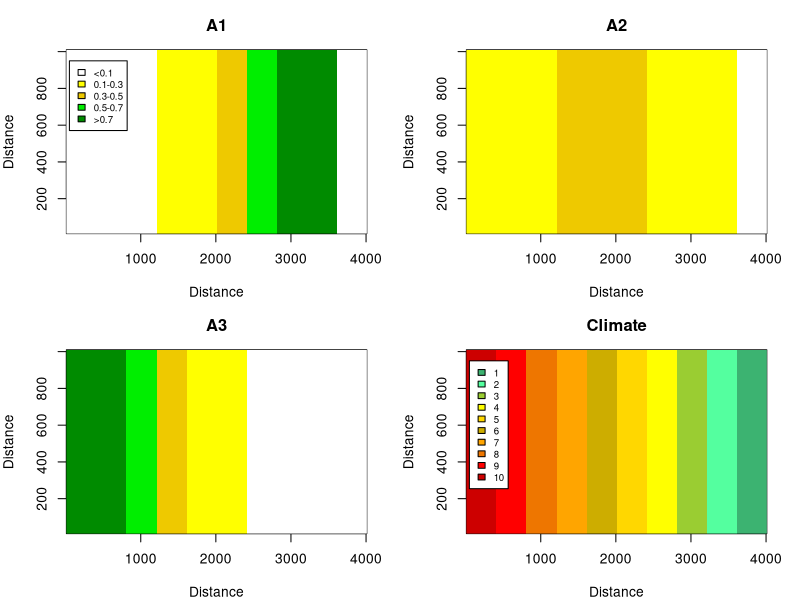

Write the R code that produced this figure. (Note: this script raises an error after producing the figure.)
#50 x 200 20mx20m plot landscape w/10 climates.  
# Columns 1-20 climate 10, col 21-40 climate 9, col 41-60 climate 8; col 61-80 climate 7; col 81-100 climate 6; col 101-120 climate 5; col 121-140 climate 4; col 141-160 climate 3; col 161-180 climate 2; and col 181-200 climate 1.

#For genotype-specific simulation, varying proportions of each genotype by climate band.

#Output: Map of initial allele distribution, text file of population numbers, dispersal kernel graphs, dispersal matrices saved in R file 

##############Setup plot
Plot.width <- 50
Plot.length <- 200
C.width <- Plot.length/10
CellNum <- (Plot.width*Plot.length)

 #Habitat cells
   KK <- 1:CellNum
   #habitat cell quality - climate, given by 1 (cold) to 10 (hot)
kq <- c(rep(10,Plot.width*C.width),rep(9,Plot.width*C.width),rep(8,Plot.width*C.width),rep(7,Plot.width*C.width),rep(6,Plot.width*C.width),rep(5,Plot.width*C.width),rep(4,Plot.width*C.width),rep(3,Plot.width*C.width),rep(2,Plot.width*C.width),rep(1,Plot.width*C.width)) 

   
   #Cell indexing - form into rectangle
   index <- cbind(row=rep(1:Plot.length,each=Plot.width),column=rep(1:Plot.width,Plot.length)) #xy coord
   
 clim.state <- matrix(kq,ncol=Plot.width,nrow=Plot.length,byrow=T)
 
 
########Tree population
 #Size classes - 5 size classes
   JJ <- 1:5

   #Average basal area for each class
   BAJJ <- c(0.0001,0.003,0.07,0.14,0.5)

   #Genotypes 
   II <- 1:6   
   #A1A1; A1A2; A2A2; A3A1; A2A3; A3A3
   
      #Initial population structure
   n.entry <- length(KK)*length(II)*length(JJ) 
   #habitat cells (5000) x genotypes (6) x size classes (5)
   N.i <- rep(0,n.entry)
   dim(N.i) <- c(length(KK),length(JJ),length(II)) #5000 x 5 matrix, set of 6
   
   ##6 genotypes, and where they start out
   for(k in KK){
   #Climate 1...10
   	if(kq[k]==10)  N.i[k,2,] <- c(0,0,0,0,10,30)  #saplings -40
   	if(kq[k]==9)   N.i[k,2,] <- c(0,0,2,2,26,50)  #saplings - 80
   	if(kq[k]==8)   N.i[k,2,] <- c(0,10,15,15,60,100)  #saplings - 200
   	if(kq[k]==7)  N.i[k,2,] <- c(0,20,25,25,100,30)  #saplings - 200
     	if(kq[k]==6)   N.i[k,2,] <- c(10,40,45,45,50,10)  #saplings - 200
      	if(kq[k]==5)   N.i[k,2,] <- c(30,100,25,25,20,0)  #saplings - 200
     	if(kq[k]==4)   N.i[k,2,] <- c(100,60,15,15,10,0)  #saplings - 200
   	if(kq[k]==3)   N.i[k,2,] <- c(50,26,2,2,0,0)  #saplings - 80
   	if(kq[k]==2)   N.i[k,2,] <- c(30,10,0,0,0,0)  #saplings - 40
   }
   
    ##where are the genotypes (saplings)?  
   pop.state <- rep(0,length(KK))
   prop1 <- rep(0,length(KK)) #proportion of A1
   prop2 <- rep(0,length(KK)) #proportion of A2
   prop3 <- rep(0,length(KK)) #proportion of A3
   
   for(k in KK){
   	if(sum(N.i[k,2,II])>0){
   		 prop1[k] <-  (sum(0.5*N.i[k,2,2])+sum(0.5*N.i[k,2,4])+sum(N.i[k,2,1]))/sum(N.i[k,2,II]) 
   		 prop2[k] <-  (sum(0.5*N.i[k,2,5])+sum(0.5*N.i[k,2,2])+sum(N.i[k,2,3]))/sum(N.i[k,2,II]) 
   		 prop3[k] <-  (sum(0.5*N.i[k,2,4])+sum(0.5*N.i[k,2,5])+sum(N.i[k,2,6]))/sum(N.i[k,2,II]) 
   		  	
   	if(prop1[k] >= 0.75 & prop2[k] <= 0.25) pop.state[k] <- 1  #>=75% A1 alleles, <= 25% A2 alleles
   	if(prop1[k] >= 0.55 & prop1[k] <= 0.75 & prop2[k] <= 0.3 & prop3[k] <= 0.15) pop.state[k] <- 2  #>=55% A1 alleles, <= 30% A2 alleles, <= 15% A3 alleles
   	if(prop1[k] >= 0.35 & prop1[k] <= 0.55 & prop2[k] >= 0.35 & prop3[k] <= 0.30) pop.state[k] <- 3  #>=35% A1 alleles, >= 35% A2 alleles, <= 30% A3 alleles
    if(prop1[k] <= 0.3 & prop2[k] >= 0.4 & prop3[k] <= 0.30) pop.state[k] <- 4  #<=30% A1 alleles, >= 40% A2 alleles, <= 30% A3 alleles 	
   	if(prop1[k] <= 0.3 & prop2[k] >= 0.35 & prop3[k] <= 0.55 & prop3[k] >= 0.35) pop.state[k] <- 5
   	  #<= 30% A1 alleles, >= 35% A2 alleles, >=35%  A3 alleles
    if(prop1[k] <= 0.15 & prop2[k] <= 0.3 & prop3[k] <= 0.75 & prop3[k] >= 0.55) pop.state[k] <- 6  #>=55% A3 alleles, <= 30% A2 alleles, <= 15% A1 alleles
   	if(prop2[k] <= 0.25 & prop3[k] >= 0.75) pop.state[k] <- 7  #>= 70% A3 alleles, <= 30% A2 alleles
   	}}
   		 
   mat.pop.state <- matrix(pop.state,ncol=Plot.width,nrow=Plot.length,byrow=T)
   prop1.mat  <- matrix(prop1,ncol=Plot.width,nrow=Plot.length,byrow=T)
   prop2.mat  <- matrix(prop2,ncol=Plot.width,nrow=Plot.length,byrow=T)
   prop3.mat  <- matrix(prop3,ncol=Plot.width,nrow=Plot.length,byrow=T) 
     
 jpeg(filename="Initial_Tree_LA_Lg_alleles.jpg",width=9,height=7, units='in', res=500)
par(mfrow=c(2,2),mar=c(4,4,3,2))  
 image(x=c((1:Plot.length)*20),y=c((1:Plot.width)*20),z=prop1.mat,col=c("white","yellow","gold2","green2","green4"),breaks=c(0,0.1,0.3,0.5,0.7,1),xlab="Distance",ylab="Distance",main="A1") 
 legend(50,950,legend=c("<0.1","0.1-0.3","0.3-0.5","0.5-0.7",">0.7"), fill=c("white","yellow","gold2","green2","green4") ,cex=0.7) 

image(x=c((1:Plot.length)*20),y=c((1:Plot.width)*20),z=prop2.mat,col=c("white","yellow","gold2","green2","green4"),breaks=c(0,0.1,0.3,0.5,0.7,1),xlab="Distance",ylab="Distance",main="A2") 
 
image(x=c((1:Plot.length)*20),y=c((1:Plot.width)*20),z=prop3.mat,col=c("white","yellow","gold2","green2","green4"),breaks=c(0,0.1,0.3,0.5,0.7,1),xlab="Distance",ylab="Distance",main="A3") 

image(x=c((1:Plot.length)*20),y=c((1:Plot.width)*20),z=clim.state ,col=c("mediumseagreen","seagreen1","yellowgreen","yellow","gold1","gold3","orange","darkorange2","red1","red3"),breaks=c(0.5,1.5,2.5,3.5,4.5,5.5,6.5,7.5,8.5,9.5,10.5),xlab="Distance",ylab="Distance",main="Climate") 
legend(50,950,legend=c("1","2","3","4","5","6","7","8","9","10"), fill=c("mediumseagreen","seagreen1","yellowgreen","yellow","gold1","gold3","orange","darkorange2","red1","red3"),cex=0.7)  
dev.off()    


####### Vegetative processes
Ideal <- c(4,5,6,6,7,8)   #Ideal climate for each genotype 

max.fec <- c(0,0,150,1000,5000)  #maximum seed production for each size class
max.pol <- c(0,0,800,10000,100000)  #maximum pollen production for each size class
max.germ <- 0.6				#maximum germination (for now no seed bank)
max.surv <- c(0.6,0.85,0.96,0.98,0.99) #maximum survival for each size class
max.trans <-c(0.15,0.11,0.06,0.02)  #maximum transition prob for each size class

#BA.eff <- c(0.06,0.03,0.015,0.01,0) #basal area effect on survival and transition 0.0001
BA.eff <- c(0.1,0.07,0.02,0.01,0) #basal area effect on survival and transition 0.0001

SFclim.1.6 <-c(0.9,0.5,0.3,0.15,0,0,0,0,0)  #survival/fecundity effect of climate, genotypes 1 & 6; ideal, 1-6 steps
SFclim.2.5 <- c(1,0.7,0.4,0.25,0.1,0,0,0,0) #survival/fecundity effect of climate, genotypes 2-5; ideal, 1-6 steps
#SFclim.1.6 <- c(0.9,0.75,0.55,0.4,0.3,0.2,0.1,0,0) #survival/fecundity effect of climate, genotypes 1 & 6; ideal, 1-6 steps
#SFclim.2.5 <- c(1,0.8,0.6,0.45,0.35,0.2,0.1,0,0) #survival/fecundity effect of climate, genotypes 2-5; ideal, 1-6 steps

TGclim <- c(1,0.7,0.5,0.2,0.1,0,0,0,0) #transition/germination effect of climate; ideal, 1 step-6 steps
#TGclim <- c(1,0.9,0.8,0.6,0.4,0.2,0.1,0,0) #transition/germination effect of climate; ideal, 1 step-6 steps


##########Dispersal
###2D-t seed dispersal
#mean dispersal = 40
u.40 <- (40*2/pi)^2 #648.5
#mean dispersal = 80
u.80 <- (80*2/pi)^2 #2593.8

#pollen mean dispersal = 180
u.p <- (180*2/pi)^2 #13131.2

x1 <- seq(0,2010,by=0.1)
pd.40 <- 1/(pi*u.40*(1+((x1^2)/u.40))^2)
pd.80 <- 1/(pi*u.80*(1+((x1^2)/u.80))^2)
pd.p <- 1/(pi*u.p*(1+((x1^2)/u.p))^2)

#probability of dispersing to each 20 m distance category (up to 2010 m)
div <- seq(101,20101,by=200)
Sd.prob.40 <- rep(0,100)
Sd.prob.80 <- rep(0,100)
P.prob <- rep(0,100)
for(i in 1:100) {
  if(i==1){
  	  Sd.prob.40[i] <- sum(pd.40[1:div[i]])
  	  Sd.prob.80[i] <- sum(pd.80[1:div[i]])
  	  P.prob[i] <- sum(pd.p[1:div[i]])
  }
    if(i>1){
  	  Sd.prob.40[i] <- sum(pd.40[(div[i-1]+1):div[i]])
  	  Sd.prob.80[i] <- sum(pd.80[(div[i-1]+1):div[i]])
  	  P.prob[i] <- sum(pd.p[(div[i-1]+1):div[i]])
  }
	}
Sd.prob.40 <- Sd.prob.40/sum(Sd.prob.40)	
Sd.prob.80 <- Sd.prob.80/sum(Sd.prob.80)
P.prob <- P.prob/sum(P.prob)
	
#number of cells per 20 m category
cell.d.num <- 1
for(i in 2:100){
	cell.d.num <- c(cell.d.num,8*(i-1))
}
#probability of dispersing to individual cells within 20 m distance categories (up to 2010 m)
Sd.prob.40.e <- Sd.prob.40/cell.d.num
Sd.prob.80.e <- Sd.prob.80/cell.d.num
P.prob.e <- P.prob/cell.d.num

#cell "coordinates"
X <- numeric(0)
Y <- numeric(0)
for(i in 1:200){
	X <- c(X,rep(i,50))
	Y <- c(Y,seq(1,50,by=1))
	}
cell.coord <- cbind(KK,X,Y)

#distance matrix
# to calculate distances
distmat <- function(x1,y1,x2,y2){
    xd <- outer(x1,x2,function(x1,x2) (x1 - x2)^2)
    yd <- outer(y1,y2,function(y1,y2) (y1 - y2)^2)
    d <- t(sqrt(xd + yd)) 
    return(d)
}

cell.dist <- distmat(X,Y,X,Y)

##Seed dispersal matrix
SD.mat.40 <- matrix(0,length(KK),length(KK))
  for(i in KK){
  	  SD.mat.40[i,i]<-Sd.prob.40.e[1]
  	for(d in 2:100){
  		a <- which(cell.dist[i,]>=(d-1) & cell.dist[i,]<d)
  		SD.mat.40[i,a]<-Sd.prob.40.e[d]
  	}
  }
  
  SD.mat.80 <- matrix(0,length(KK),length(KK))
  for(i in KK){
  	  SD.mat.80[i,i]<-Sd.prob.80.e[1]
  	for(d in 2:100){
  		a <- which(cell.dist[i,]>=(d-1) & cell.dist[i,]<d)
  		SD.mat.80[i,a]<-Sd.prob.80.e[d]
  	}
  }
  
 Pol.mat <- matrix(0,length(KK),length(KK))
  for(i in KK){
  	  Pol.mat[i,i]<P.prob.e[1]
  	for(d in 2:100){
  		a <- which(cell.dist[i,]>=(d-1) & cell.dist[i,]<d)
  		Pol.mat[i,a]<-P.prob.e[d]
  	}
  }


save.image(file="TreeMod_LA_Lg_Setup.RData")